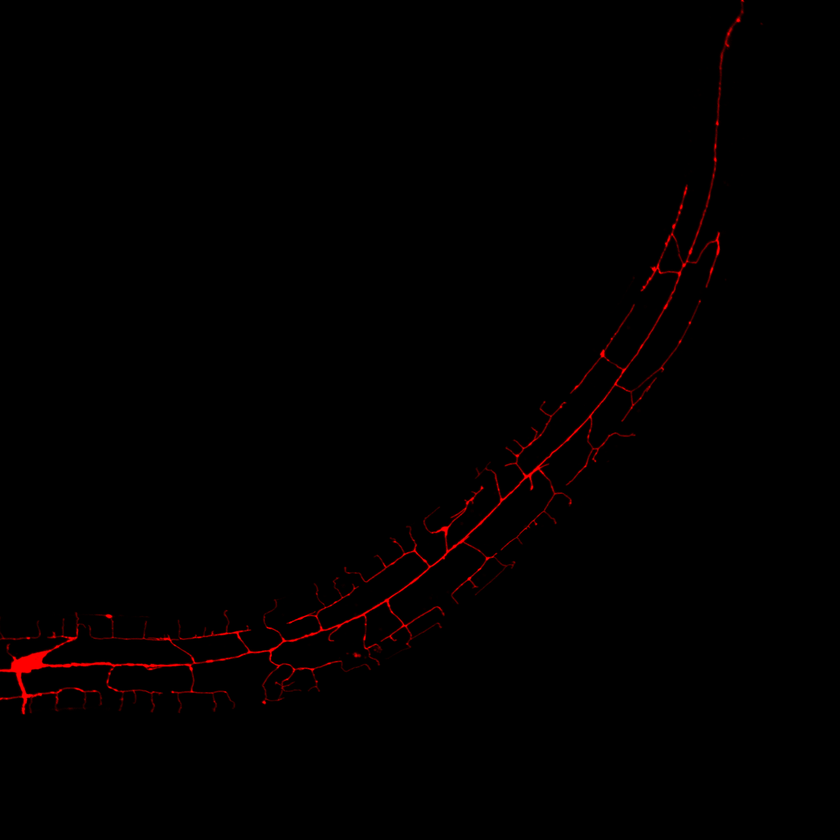
#> input picture test_sequence/image2.png, 840 x 840 px, shrunk from 2042 x 2044 before the run, found by its file name
$ python delaunay_mesh.py
#> lines starting #> are read from the running program, lines starting #| are printed output that depends on the picture
import cv2
import numpy as np
from scipy.spatial import Delaunay
from scipy.spatial import ConvexHull
import matplotlib.pyplot as plt

def sift_images(src_img, tgt_img):
    # Initialize SIFT detector
    sift = cv2.SIFT_create()

    # Detect keypoints and descriptors in both images
    keypoints1, descriptors1 = sift.detectAndCompute(src_img, None)
    keypoints2, descriptors2 = sift.detectAndCompute(tgt_img, None)

    # Match descriptors using FLANN-based matcher
    FLANN_INDEX_KDTREE = 1
    index_params = dict(algorithm=FLANN_INDEX_KDTREE, trees=5)
    search_params = dict(checks=50)

    flann = cv2.FlannBasedMatcher(index_params, search_params)
    matches = flann.knnMatch(descriptors1, descriptors2, k=2)

    # Apply ratio test to find good matches
    good_matches = []
    for m, n in matches:
        if m.distance < 0.6 * n.distance:
            good_matches.append(m)

    # Extract location of good matches
    src_pts = np.float32([keypoints1[m.queryIdx].pt for m in good_matches]).reshape(-1, 2)
    tgt_pts = np.float32([keypoints2[m.trainIdx].pt for m in good_matches]).reshape(-1, 2)

    return src_pts, tgt_pts


src = cv2.imread('test_sequence/image2.png', cv2.IMREAD_GRAYSCALE)  # 0 for grayscale
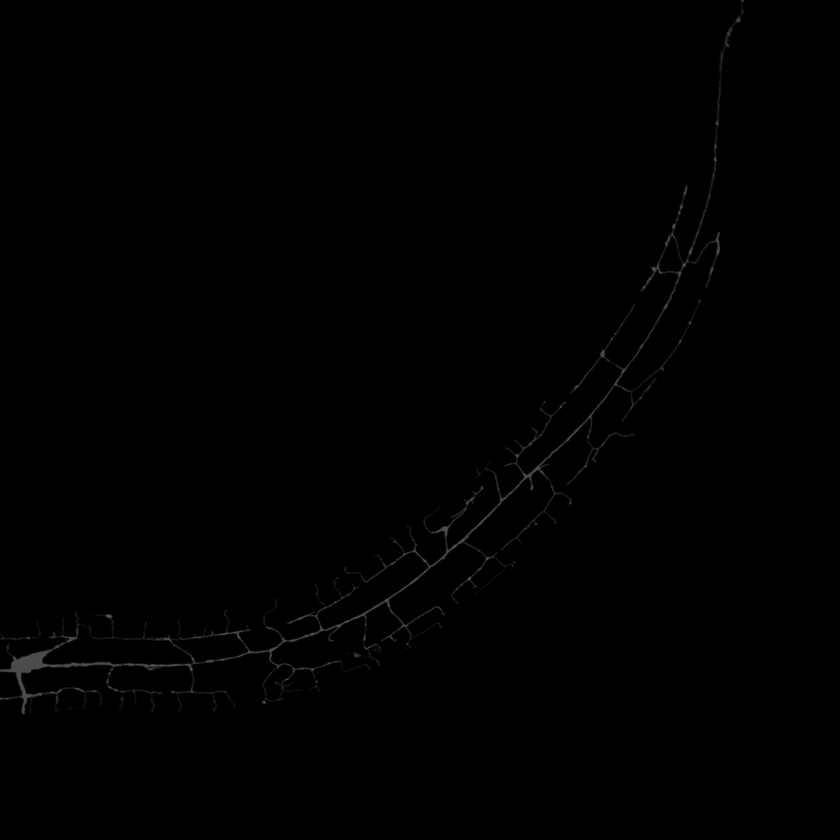
#> src: shape (840, 840); min 0, max 76, mean 0.6
tgt = cv2.imread('test_sequence/image1.png', cv2.IMREAD_GRAYSCALE)
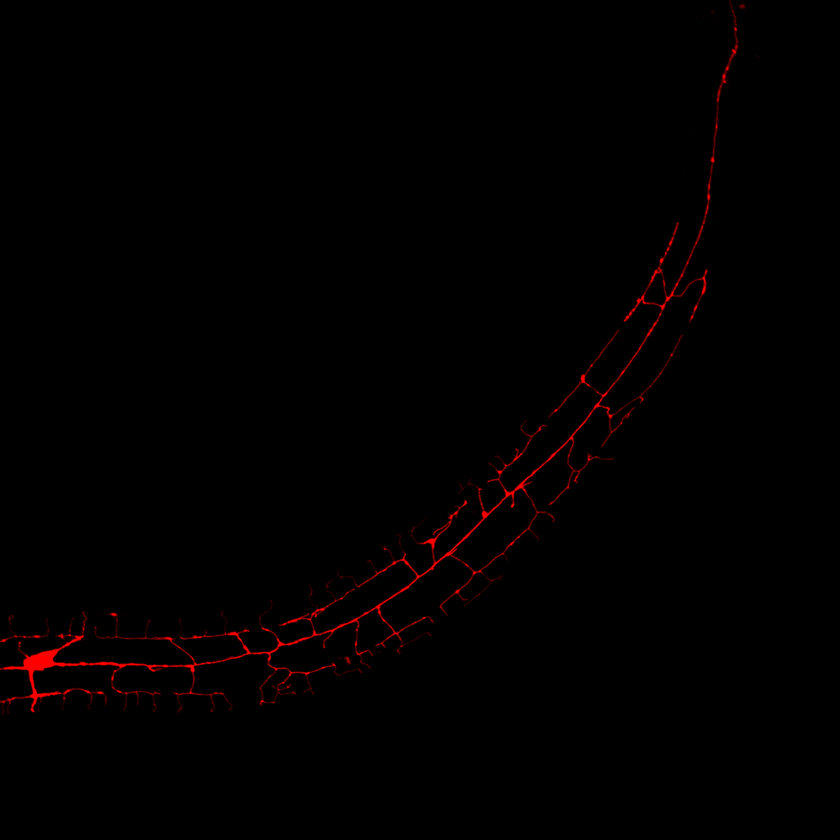
#> input picture test_sequence/image1.png, 840 x 840 px, shrunk from 2042 x 2044 before the run, found by its file name
#> tgt: shape (840, 840); min 0, max 76, mean 0.6

src_pts, tgt_pts = sift_images(src, tgt)
#> in sift_images, `keypoints1, descriptors1 = sift.detectAndCompute(src_img, None)`: keypoints1 = 244 keypoints; strongest (x, y, size): (109, 616, 3.2), (264, 702, 2.1), (602, 354, 3.5), (469, 579, 2.3)
#> in sift_images, `keypoints2, descriptors2 = sift.detectAndCompute(tgt_img, None)`: keypoints2 = 281 keypoints; strongest (x, y, size): (485, 514, 4.4), (500, 472, 2.6), (610, 416, 2.5), (457, 591, 2.5)
#> in sift_images, `matches = flann.knnMatch(descriptors1, descriptors2, k=2)`: matches = 244 matches
#> after the loop in sift_images, `for m, n in matches:`: good_matches = 28 matches
#> in sift_images, `src_pts = np.float32([keypoints1[m.queryIdx].pt for m in good_matches]..`: src_pts = 28 pairs, first value 17.54 to 717, second value 123.3 to 679.2
#> in sift_images, `tgt_pts = np.float32([keypoints2[m.trainIdx].pt for m in good_matches]..`: tgt_pts = 28 pairs, first value 15.11 to 712.4, second value 159.9 to 678.1
#hull = ConvexHull(src_pts)

src_delaunay = Delaunay(src_pts)

plt.figure()
plt.triplot(src_pts[:, 0], src_pts[:, 1], src_delaunay.simplices)
plt.plot(src_pts[:, 0], src_pts[:, 1], 'o')
plt.show()
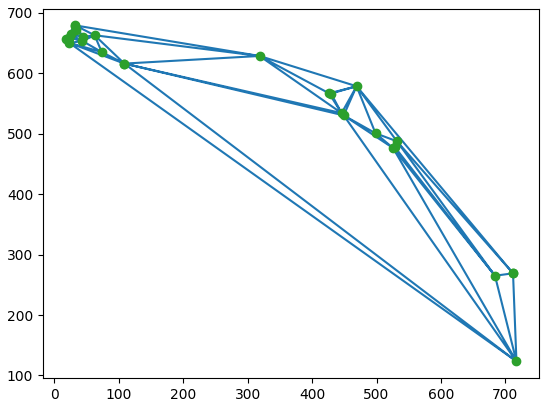
#> figure drawn by matplotlib, 1 panel

print("Done!")
